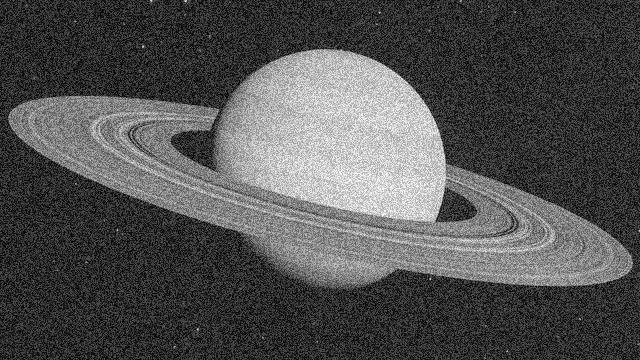
#> input picture Exercises/Week_4_Edges/4_2_edges_second_order/Python/Bonus Laplacian Pyramid/Saturn_1.jpg, 640 x 360 px
$ python 4_2_Bild_Pyramide.py
#> lines starting #> are read from the running program, lines starting #| are printed output that depends on the picture; long printed decimals are rounded
import matplotlib.pyplot as plt
import numpy as np
import cv2

from scipy.signal import correlate2d

plt.close("all")

image = plt.imread("Saturn_1.jpg")
#> image is the input picture: shape (360, 640); min 0, max 255, mean 81.7
image = (image - image.min()) / image.max()


def rescale_image(image, rescale_factor):

    target_rows = int(image.shape[0] * rescale_factor)
    target_columns = int(image.shape[1] * rescale_factor)

    rescaled_image = cv2.resize(image, dsize=[target_columns, target_rows])

    return rescaled_image


# =============================================================================
# Maske erstellen
# =============================================================================

laplacian_mask = np.array([[-1, -1, -1], [-1, 8, -1], [-1, -1, -1]])


binomial_vector = np.array([[1, 6, 15, 20, 15, 6, 1]])
gaussian_mask = binomial_vector * binomial_vector.T

log_filter = correlate2d(gaussian_mask, laplacian_mask, mode="same")
log_filter = log_filter / log_filter.sum()

# =============================================================================
# Main loop
# =============================================================================

stds = []
scale_factors = []


for denominator_power in range(0, 8):
    scale_factor = 1 / (2**denominator_power)

    resized_image = rescale_image(image, rescale_factor=scale_factor)

    log_edges_resized = correlate2d(resized_image, log_filter, mode="same")
    log_edges_resized = log_edges_resized - log_edges_resized.min()
    log_edges_resized = log_edges_resized / log_edges_resized.max()

    std_edges = np.std(log_edges_resized)

    stds.append(std_edges)
    scale_factors.append(scale_factor)

    plt.figure()
    plt.imshow(log_edges_resized, cmap="gray")
    plt.title(f"LoG-Kanten Skalierungs-Faktor {scale_factor}")
#> this loop made 8 passes
#> std_edges on passes 1 to 8: 0.0844, 0.1, 0.116, 0.124, 0.184, 0.239, 0.242, 0.358
#> pass 1, `log_edges_resized = correlate2d(resized_image, log_filter, mode="same")`:
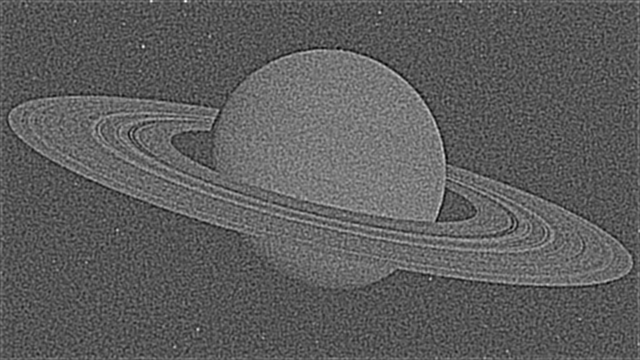
#> log_edges_resized: shape (360, 640) float64; min -1.28, max 3.08, mean 0.326; drawn with min black and max white
#> pass 2, in rescale_image (call 2), `rescaled_image = cv2.resize(image, dsize=[target_columns, target_rows])`:
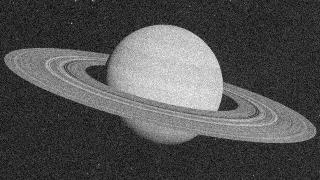
#> rescaled_image: shape (180, 320) float64; min 0.0235, max 0.975, mean 0.32
#> after the loop, scale_factors = [1, 0.5, 0.25, 0.125, 0.0625, 0.0312, 0.0156, 0.00781]; stds = [0.0844, 0.1, 0.116, 0.124, 0.184, 0.239, 0.242, 0.358]

stds = np.array(stds)
scale_factors = np.array(scale_factors)


stds_standardised = stds / stds.min()
#> stds_standardised = [1, 1.19, 1.37, 1.47, 2.18, 2.84, 2.87, 4.24]
std_gains = stds_standardised - 1
#> std_gains = [0, 0.191, 0.374, 0.468, 1.18, 1.84, 1.87, 3.24]

scores = np.round(std_gains * scale_factors, 4)
#> scores = [0, 0.0956, 0.0934, 0.0585, 0.0737, 0.0574, 0.0293, 0.0253]

for scale_factor, score in zip(scale_factors, scores):
    print(
        f"Bei Skalierungs-Faktor {scale_factor} ist der Kontrast-Gewinn-Score "
        + f"gegenüber dem Original-Bild {score}"
    )
#> this loop made 8 passes
#> (scale_factor, score) on passes 1 to 8: (1, 0), (0.5, 0.0956), (0.25, 0.0934), (0.125, 0.0585), (0.0625, 0.0737), (0.0312, 0.0574), (0.0156, 0.0293), (0.00781, 0.0253)
#| Bei Skalierungs-Faktor 1.0 ist der Kontrast-Gewinn-Score gegenüber dem Original-Bild 0.0
#| Bei Skalierungs-Faktor 0.5 ist der Kontrast-Gewinn-Score gegenüber dem Original-Bild 0.0956
#| Bei Skalierungs-Faktor 0.25 ist der Kontrast-Gewinn-Score gegenüber dem Original-Bild 0.0934
#| Bei Skalierungs-Faktor 0.125 ist der Kontrast-Gewinn-Score gegenüber dem Original-Bild 0.0585
#| Bei Skalierungs-Faktor 0.0625 ist der Kontrast-Gewinn-Score gegenüber dem Original-Bild 0.0737
#| Bei Skalierungs-Faktor 0.03125 ist der Kontrast-Gewinn-Score gegenüber dem Original-Bild 0.0574
#| Bei Skalierungs-Faktor 0.01562 ist der Kontrast-Gewinn-Score gegenüber dem Original-Bild 0.0293
#| Bei Skalierungs-Faktor 0.007812 ist der Kontrast-Gewinn-Score gegenüber dem Original-Bild 0.0253

best_scale = scale_factors[scores == scores.max()]
#> best_scale = [0.5]

print()
print(
    f"Skalierungs-Faktor mit bestem Kontrast-Gewinn-Score gegenüber Original-Bild: {best_scale}"
)
#| Skalierungs-Faktor mit bestem Kontrast-Gewinn-Score gegenüber Original-Bild: [0.5]

plt.show()
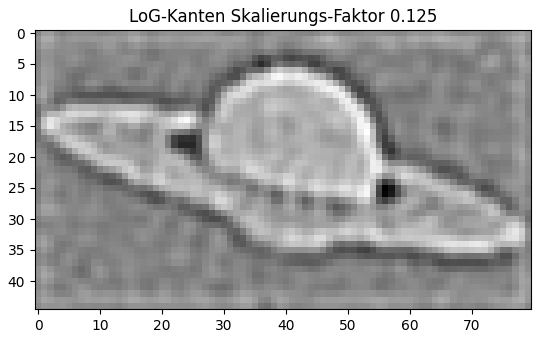
#> figure drawn by matplotlib, 1 panel
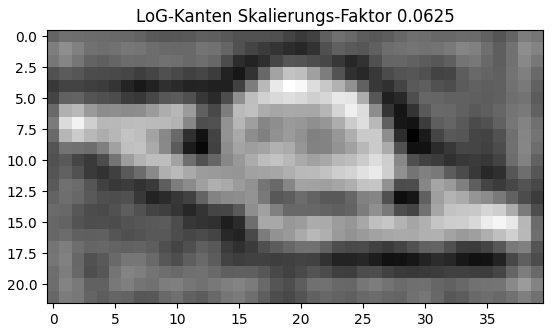
#> figure drawn by matplotlib, 1 panel
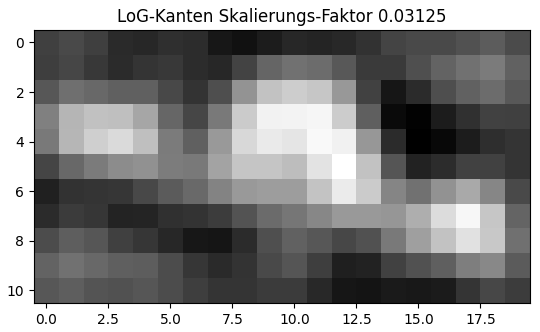
#> figure drawn by matplotlib, 1 panel
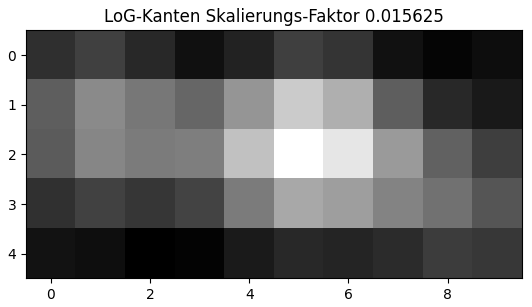
#> figure drawn by matplotlib, 1 panel
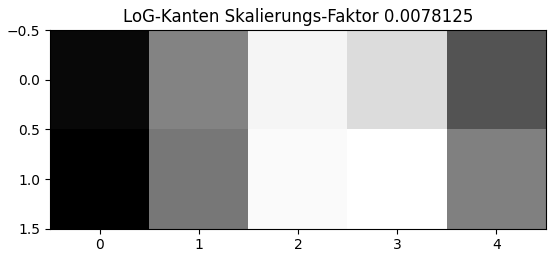
#> figure drawn by matplotlib, 1 panel
